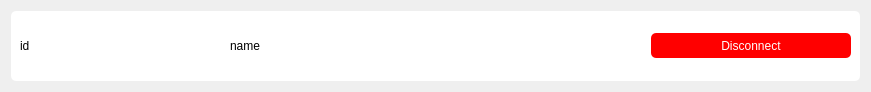
<?xml version="1.0" encoding="UTF-8"?>
<ui version="4.0">
 <class>WaiterInformation</class>
 <widget class="QWidget" name="WaiterInformation">
  <property name="geometry">
   <rect>
    <x>0</x>
    <y>0</y>
    <width>871</width>
    <height>92</height>
   </rect>
  </property>
  <property name="windowTitle">
   <string>Form</string>
  </property>
  <layout class="QHBoxLayout" name="horizontalLayout_2">
   <item>
    <widget class="QWidget" name="widget" native="true">
     <property name="styleSheet">
      <string notr="true">#widget, #lblCategory, #lblId, #lblName, #lblRate, #lblamt{
	background-color: #ffffff;
	border-radius:5px;
}</string>
     </property>
     <layout class="QHBoxLayout" name="horizontalLayout">
      <property name="spacing">
       <number>10</number>
      </property>
      <item>
       <widget class="QLabel" name="lblId">
        <property name="maximumSize">
         <size>
          <width>200</width>
          <height>16777215</height>
         </size>
        </property>
        <property name="text">
         <string>id</string>
        </property>
       </widget>
      </item>
      <item>
       <widget class="QLabel" name="lblName">
        <property name="text">
         <string>name</string>
        </property>
       </widget>
      </item>
      <item>
       <widget class="QPushButton" name="btnDisconnect">
        <property name="minimumSize">
         <size>
          <width>0</width>
          <height>25</height>
         </size>
        </property>
        <property name="maximumSize">
         <size>
          <width>200</width>
          <height>16777215</height>
         </size>
        </property>
        <property name="styleSheet">
         <string notr="true">color:white;
background-color: red;
border-radius:5px;</string>
        </property>
        <property name="text">
         <string>Disconnect</string>
        </property>
       </widget>
      </item>
     </layout>
    </widget>
   </item>
  </layout>
 </widget>
 <resources/>
 <connections/>
</ui>
